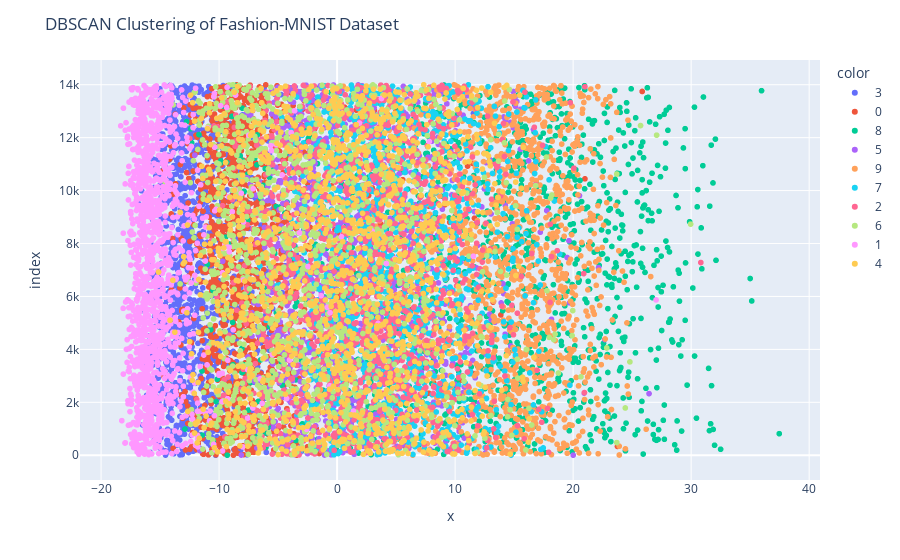

The cell this chart's notebook holds for it:
### Code cell
# Plot the t-SNE visualization
fig = px.scatter(X_pca[:, 0], X_pca[:, 1], color=y.values)
fig.update_layout(title = "DBSCAN Clustering of Fashion-MNIST Dataset")
fig.show()

### Figure 1 — Plotly figure (JSON) as saved in the notebook; plotly's stock layout.template omitted (floating-point values rounded to 4 significant figures; data arrays with more than 128 entries replaced by an {"elided": "..."} marker saying what was removed)
{"data": [{"hovertemplate": "color=3<br>x=%{x}<br>index=%{y}<extra></extra>", "legendgroup": "3", "marker": {"color": "#636efa", "symbol": "circle"}, "mode": "markers", "name": "3", "showlegend": true, "type": "scattergl", "x": {"elided": "1400 float values"}, "xaxis": "x", "y": {"elided": "1400 int values"}, "yaxis": "y"}, {"hovertemplate": "color=0<br>x=%{x}<br>index=%{y}<extra></extra>", "legendgroup": "0", "marker": {"color": "#EF553B", "symbol": "circle"}, "mode": "markers", "name": "0", "showlegend": true, "type": "scattergl", "x": {"elided": "1400 float values"}, "xaxis": "x", "y": {"elided": "1400 int values"}, "yaxis": "y"}, {"hovertemplate": "color=8<br>x=%{x}<br>index=%{y}<extra></extra>", "legendgroup": "8", "marker": {"color": "#00cc96", "symbol": "circle"}, "mode": "markers", "name": "8", "showlegend": true, "type": "scattergl", "x": {"elided": "1400 float values"}, "xaxis": "x", "y": {"elided": "1400 int values"}, "yaxis": "y"}, {"hovertemplate": "color=5<br>x=%{x}<br>index=%{y}<extra></extra>", "legendgroup": "5", "marker": {"color": "#ab63fa", "symbol": "circle"}, "mode": "markers", "name": "5", "showlegend": true, "type": "scattergl", "x": {"elided": "1400 float values"}, "xaxis": "x", "y": {"elided": "1400 int values"}, "yaxis": "y"}, {"hovertemplate": "color=9<br>x=%{x}<br>index=%{y}<extra></extra>", "legendgroup": "9", "marker": {"color": "#FFA15A", "symbol": "circle"}, "mode": "markers", "name": "9", "showlegend": true, "type": "scattergl", "x": {"elided": "1400 float values"}, "xaxis": "x", "y": {"elided": "1400 int values"}, "yaxis": "y"}, {"hovertemplate": "color=7<br>x=%{x}<br>index=%{y}<extra></extra>", "legendgroup": "7", "marker": {"color": "#19d3f3", "symbol": "circle"}, "mode": "markers", "name": "7", "showlegend": true, "type": "scattergl", "x": {"elided": "1400 float values"}, "xaxis": "x", "y": {"elided": "1400 int values"}, "yaxis": "y"}, {"hovertemplate": "color=2<br>x=%{x}<br>index=%{y}<extra></extra>", "legendgroup": "2", "marker": {"color": "#FF6692", "symbol": "circle"}, "mode": "markers", "name": "2", "showlegend": true, "type": "scattergl", "x": {"elided": "1400 float values"}, "xaxis": "x", "y": {"elided": "1400 int values"}, "yaxis": "y"}, {"hovertemplate": "color=6<br>x=%{x}<br>index=%{y}<extra></extra>", "legendgroup": "6", "marker": {"color": "#B6E880", "symbol": "circle"}, "mode": "markers", "name": "6", "showlegend": true, "type": "scattergl", "x": {"elided": "1400 float values"}, "xaxis": "x", "y": {"elided": "1400 int values"}, "yaxis": "y"}, {"hovertemplate": "color=1<br>x=%{x}<br>index=%{y}<extra></extra>", "legendgroup": "1", "marker": {"color": "#FF97FF", "symbol": "circle"}, "mode": "markers", "name": "1", "showlegend": true, "type": "scattergl", "x": {"elided": "1400 float values"}, "xaxis": "x", "y": {"elided": "1400 int values"}, "yaxis": "y"}, {"hovertemplate": "color=4<br>x=%{x}<br>index=%{y}<extra></extra>", "legendgroup": "4", "marker": {"color": "#FECB52", "symbol": "circle"}, "mode": "markers", "name": "4", "showlegend": true, "type": "scattergl", "x": {"elided": "1400 float values"}, "xaxis": "x", "y": {"elided": "1400 int values"}, "yaxis": "y"}], "layout": {"legend": {"title": {"text": "color"}, "tracegroupgap": 0}, "margin": {"t": 60}, "title": {"text": "DBSCAN Clustering of Fashion-MNIST Dataset"}, "xaxis": {"anchor": "y", "domain": [0, 1], "title": {"text": "x"}}, "yaxis": {"anchor": "x", "domain": [0, 1], "title": {"text": "index"}}}}
